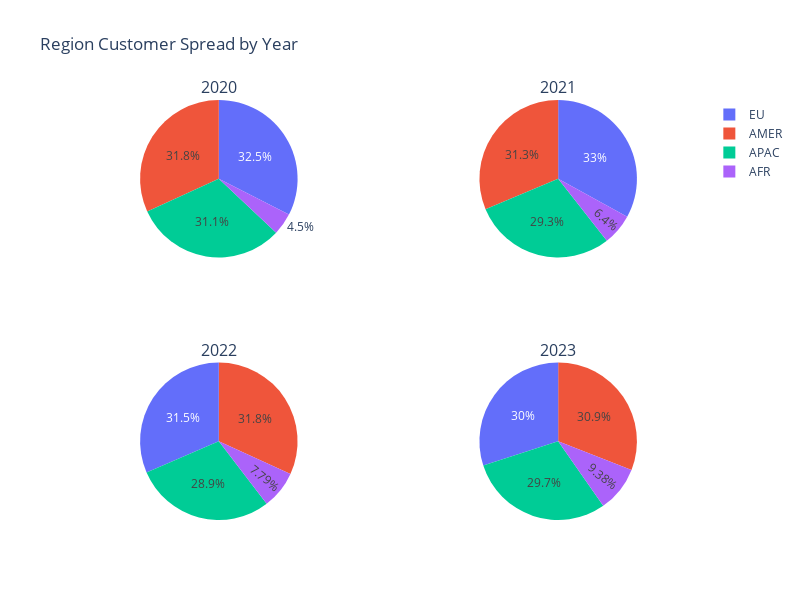

Notebook code cell kept with this figure:
### Markdown cell above
**Based on Region**

First, let's look at the distribution of customers and the transaction value based on the **Region** to determine **Parameters**. We will analyze the number of **Customer IDs** on each **Region**, average of **Order ID** as representive of the demand on each **Region**, and the median value of **Sales** as representative of the **Customer Spending** as on each **Region** to obtain the following information:

1. The proportion of **Customer** spread on each **Region**.

2. **Demand** on each  **Region**.

2. **Customer Spending** on each **Region**.

### Code cell
#Proportion Customer Distribution
list_customer_spread = []
for x in source['Year'].unique():
    for z in source['Region'].unique():
        list_customer_spread.append([x, z, source[(source['Year'] == x) & (source['Region'] == z)]['Customer ID'].nunique()])
customer_spread = pd.DataFrame(data = list_customer_spread,
                               columns = ['Year', 'Region', 'Total Customer'])
customer_spread.sort_values(by=['Year', 'Region'], inplace=True)
customer_spread.reset_index(inplace=True)
customer_spread.drop('index', axis=1, inplace=True)
#Filter by year
customer_spread_2020 = customer_spread[customer_spread['Year'] == 2020]
customer_spread_2021 = customer_spread[customer_spread['Year'] == 2021]
customer_spread_2022 = customer_spread[customer_spread['Year'] == 2022]
customer_spread_2023 = customer_spread[customer_spread['Year'] == 2023]

#Create subplots with 2 rows and 2 columns
fig_customer_spread_region = make_subplots(rows=2, cols=2, subplot_titles=['2020', '2021', '2022', '2023'], specs=[[{'type':'pie'}, {'type':'pie'}], [{'type':'pie'}, {'type':'pie'}]])

#Create a pie chart for each year
for i, df in enumerate([customer_spread_2020, customer_spread_2021, customer_spread_2022, customer_spread_2023]):
    fig_customer_spread_region.add_trace(go.Pie(labels=df['Region'], values=df['Total Customer'], name=str(i+2020)), row=(i // 2) + 1, col=(i % 2) + 1)

#Update layout
fig_customer_spread_region.update_layout(height=600, width=800, title_text="Region Customer Spread by Year")

# Show the figure
fig_customer_spread_region.show()

### Figure 1 — Plotly figure (JSON) as saved in the notebook; plotly's stock layout.template omitted (floating-point values rounded to 4 significant figures)
{"data": [{"domain": {"x": [0, 0.45], "y": [0.625, 1]}, "labels": ["AFR", "AMER", "APAC", "EU"], "name": "2020", "type": "pie", "values": [13, 92, 90, 94]}, {"domain": {"x": [0.55, 1], "y": [0.625, 1]}, "labels": ["AFR", "AMER", "APAC", "EU"], "name": "2021", "type": "pie", "values": [19, 93, 87, 98]}, {"domain": {"x": [0, 0.45], "y": [0, 0.375]}, "labels": ["AFR", "AMER", "APAC", "EU"], "name": "2022", "type": "pie", "values": [24, 98, 89, 97]}, {"domain": {"x": [0.55, 1], "y": [0, 0.375]}, "labels": ["AFR", "AMER", "APAC", "EU"], "name": "2023", "type": "pie", "values": [30, 99, 95, 96]}], "layout": {"annotations": [{"font": {"size": 16}, "showarrow": false, "text": "2020", "x": 0.225, "xanchor": "center", "xref": "paper", "y": 1, "yanchor": "bottom", "yref": "paper"}, {"font": {"size": 16}, "showarrow": false, "text": "2021", "x": 0.775, "xanchor": "center", "xref": "paper", "y": 1, "yanchor": "bottom", "yref": "paper"}, {"font": {"size": 16}, "showarrow": false, "text": "2022", "x": 0.225, "xanchor": "center", "xref": "paper", "y": 0.375, "yanchor": "bottom", "yref": "paper"}, {"font": {"size": 16}, "showarrow": false, "text": "2023", "x": 0.775, "xanchor": "center", "xref": "paper", "y": 0.375, "yanchor": "bottom", "yref": "paper"}], "height": 600, "title": {"text": "Region Customer Spread by Year"}, "width": 800}}
